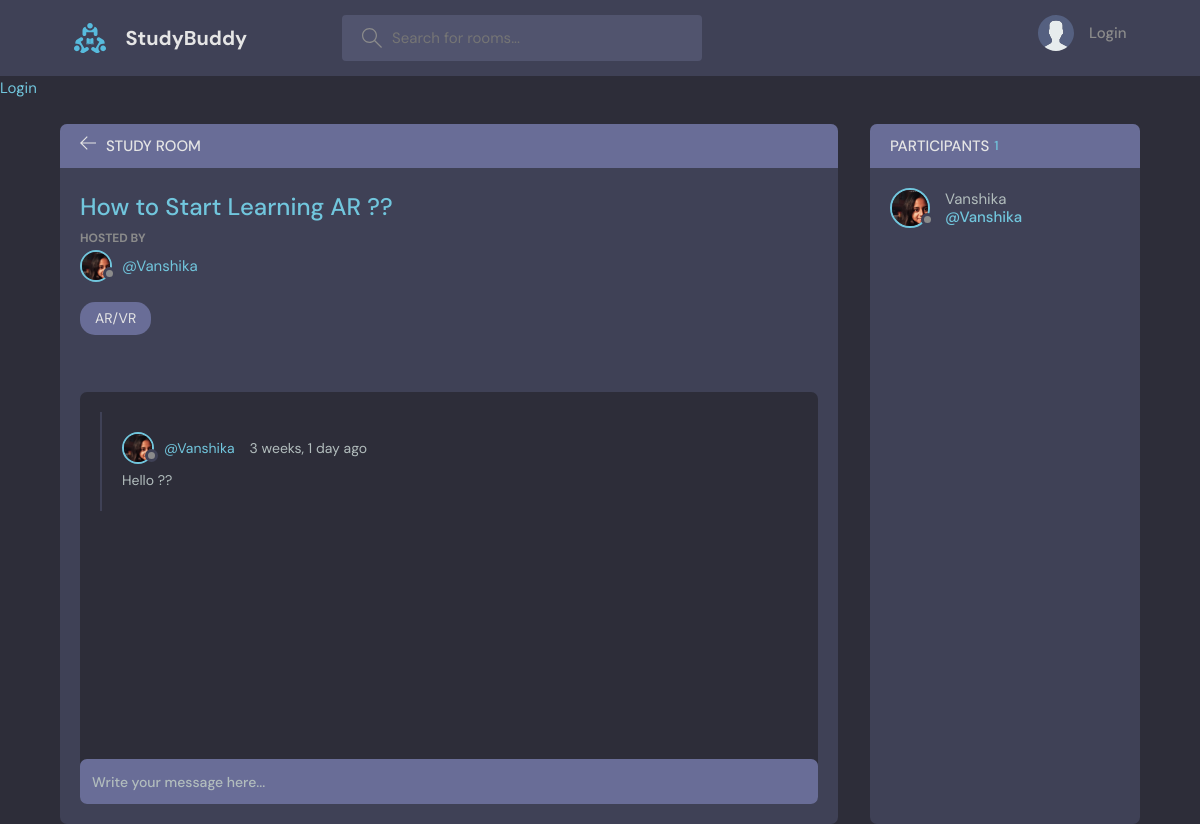
The page /room/1/ on the database its author committed.
### base/models.py (models this page shows, shortened)
class Room(models.Model):
    host = models.ForeignKey(User,on_delete=models.SET_NULL,null = True)
    topic = models.ForeignKey(Topic,on_delete=models.SET_NULL,null = True);
    name = models.CharField(max_length=200)
    description = models.TextField(null = True , blank=True)
    participants =  models.ManyToManyField(User,related_name='participants',blank=True)

class User(AbstractUser):
    name = models.CharField(max_length=20,null=True)
    email = models.EmailField(unique=True,null=True)
    bio = models.TextField(null=True)
    avatar = models.ImageField(null=True,default="studybud/static/images/avatar.svg")
    USERNAME_FIELD = 'email'
    REQUIRED_FIELDS = []

class Topic(models.Model):
    name = models.CharField(max_length=200)
    def __str__(self):
        return self.name

class Message(models.Model):
    user = models.ForeignKey(User, on_delete=models.CASCADE)
    room = models.ForeignKey(Room, on_delete=models.CASCADE)
    body = models.TextField()
    updated = models.DateTimeField(auto_now=True)
    created = models.DateTimeField(auto_now_add=True)
    class Meta:
        ordering = ['-updated','-created']

### base/views.py (the view, shortened to what this page needs)
# urls.py: path('room/<str:pk>/',views.room,name="room"),
def room(request,pk):
    room = Room.objects.get(id = pk)
    room_messages =  room.message_set.all().order_by('-created')
    participants =  room.participants.all()
    context = { 'room':room,'room_messages':room_messages,'participants':participants}
    return render(request,'base/room.html',context)

### base/templates/base/room.html (shortened to what this page needs)
{% extends 'main.html'%}
{%block content%}
    <main class="profile-page layout layout--2">
      <div class="container">
        <div class="room">
          <div class="room__top">
            <div class="room__topLeft">
              <a href="{% url 'home' %}">
                <svg version="1.1" xmlns="http://www.w3.org/2000/svg" width="32" height="32" viewBox="0 0 32 32">
                  <title>arrow-left</title>
                  <path
                    d="M13.723 2.286l-13.723 13.714 13.719 13.714 1.616-1.611-10.96-10.96h27.625v-2.286h-27.625l10.965-10.965-1.616-1.607z"
                  ></path>
                </svg>
              </a>
              <h3>Study Room</h3>
            </div>
          </div>
          <div class="room__box scroll">
            <div class="room__header scroll">
              <div class="room__info">
                <h3>{{room.name}}</h3>
              </div>
              <div class="room__hosted">
                <p>Hosted By</p>
                <a href="{% url 'user-profile' room.host.id %}" class="room__author">
                  <div class="avatar avatar--small">
                    <img src="{{room.host.avatar.url}}" />
                  </div>
                  <span>@{{room.host.username}}</span>
                </a>
              </div>
              <span class="room__topics">{{room.topic}}</span>
            </div>
            <div class="room__conversation">
              <div class="threads scroll">
              {% for m in room_messages %}
                <div class="thread">
                  <div class="thread__top">
                    <div class="thread__author">
                      <a href="{% url 'user-profile' m.user.id %}" class="thread__authorInfo">
                        <div class="avatar avatar--small">
                          <img src="{{room.host.avatar.url}}" />
                        </div>
                        <span>@{{m.user.username}}</span>
                      </a>
                      <span class="thread__date">{{m.created | timesince}} ago</span>
                    </div>
                  </div>
                  <div class="thread__details">
                  {{m.body}}
                  </div>
                </div>
                {% endfor %}
                </div>
              </div>
            </div>
      <div class="room__message">
        <form action="" method="POST">
          <input name="body" placeholder="Write your message here..." />
        </form>
      </div>
    </div>
        <div class="participants">
          <h3 class="participants__top">Participants <span>{{room.participants.count}}</span></h3>
          <div class="participants__list scroll">
{% for p in room.participants.all %}
            <a href="{% url 'user-profile' p.id %}" class="participant">
              <div class="avatar avatar--medium">
                <img src="{{p.avatar.url}}" />
              </div>
              <p>
                {{p.username}}
                <span>@{{p.username}}</span>
              </p>
            </a>
            {% endfor %}
          </div>
        </div>
      </div>
    </main>
    {%endblock%}

### rows shown on the page
Room: name "How to Start Learning AR ??", host.avatar (picture), host.username "Vanshika", topic "AR/VR", participants.count "1"
Message: host.avatar (picture), user.username "Vanshika", created "3 weeks, 1 day", body "Hello ??"
User: avatar (picture), username "Vanshika"
